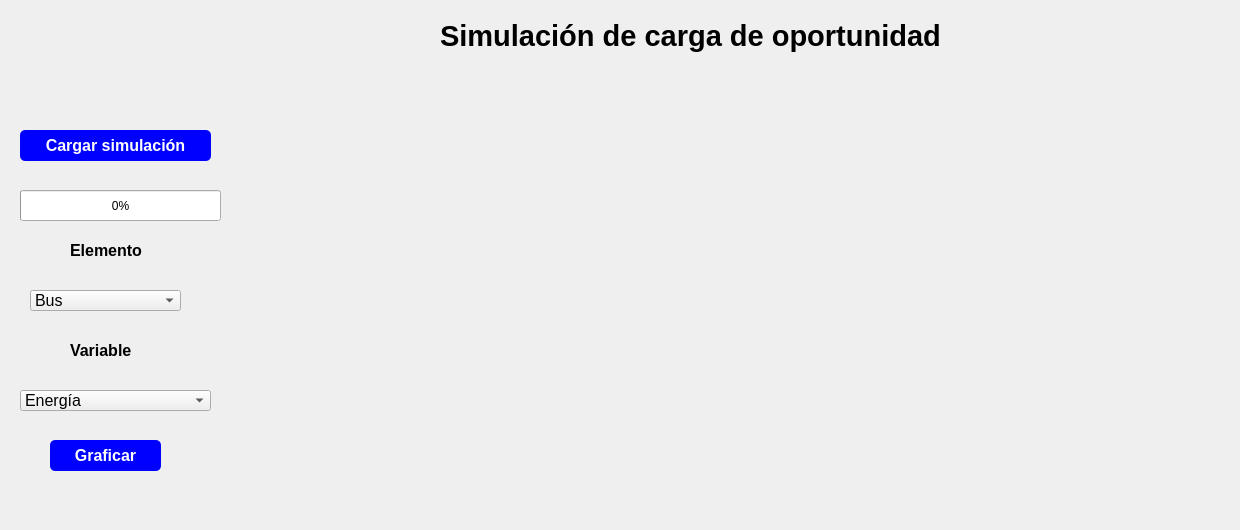
      <widget class="QWidget" name="tab_10">
       <attribute name="title">
        <string>Simulación</string>
       </attribute>
       <widget class="QLabel" name="label_16">
        <property name="geometry">
         <rect>
          <x>440</x>
          <y>10</y>
          <width>611</width>
          <height>51</height>
         </rect>
        </property>
        <property name="font">
         <font>
          <pointsize>22</pointsize>
          <weight>75</weight>
          <bold>true</bold>
         </font>
        </property>
        <property name="styleSheet">
         <string notr="true">color: rgb(0, 0, 0);</string>
        </property>
        <property name="text">
         <string>Simulación de carga de oportunidad</string>
        </property>
       </widget>
       <widget class="QPushButton" name="pushButtonOppChargeSim">
        <property name="geometry">
         <rect>
          <x>20</x>
          <y>130</y>
          <width>191</width>
          <height>31</height>
         </rect>
        </property>
        <property name="font">
         <font>
          <pointsize>12</pointsize>
          <weight>75</weight>
          <bold>true</bold>
         </font>
        </property>
        <property name="styleSheet">
         <string notr="true">background-color: blue; cursor: pointer; padding: 5px; border-radius: 5px; color: white;</string>
        </property>
        <property name="text">
         <string>Cargar simulación</string>
        </property>
       </widget>
       <widget class="QComboBox" name="comboBox">
        <property name="geometry">
         <rect>
          <x>30</x>
          <y>290</y>
          <width>151</width>
          <height>21</height>
         </rect>
        </property>
        <property name="font">
         <font>
          <pointsize>12</pointsize>
          <weight>50</weight>
          <bold>false</bold>
         </font>
        </property>
        <property name="styleSheet">
         <string notr="true">color:rgb(0, 0, 0)</string>
        </property>
        <item>
         <property name="text">
          <string>Bus</string>
         </property>
        </item>
        <item>
         <property name="text">
          <string>Cargador</string>
         </property>
        </item>
       </widget>
       <widget class="QLabel" name="label_7">
        <property name="geometry">
         <rect>
          <x>70</x>
          <y>240</y>
          <width>111</width>
          <height>21</height>
         </rect>
        </property>
        <property name="font">
         <font>
          <pointsize>12</pointsize>
          <weight>75</weight>
          <bold>true</bold>
         </font>
        </property>
        <property name="styleSheet">
         <string notr="true">color: rgb(0, 0, 0)</string>
        </property>
        <property name="text">
         <string>Elemento</string>
        </property>
       </widget>
       <widget class="QProgressBar" name="progressBarOppCharg">
        <property name="geometry">
         <rect>
          <x>20</x>
          <y>190</y>
          <width>201</width>
          <height>31</height>
         </rect>
        </property>
        <property name="styleSheet">
         <string notr="true">color: rgb(0, 0, 0);</string>
        </property>
        <property name="value">
         <number>0</number>
        </property>
       </widget>
       <widget class="QPushButton" name="pushButtonPlotOppChargeSim">
        <property name="geometry">
         <rect>
          <x>50</x>
          <y>440</y>
          <width>111</width>
          <height>31</height>
         </rect>
        </property>
        <property name="font">
         <font>
          <pointsize>12</pointsize>
          <weight>75</weight>
          <bold>true</bold>
         </font>
        </property>
        <property name="styleSheet">
         <string notr="true">background-color:blue; cursor: pointer; padding: 5px; border-radius: 5px; color: white;</string>
        </property>
        <property name="text">
         <string>Graficar</string>
        </property>
       </widget>
       <widget class="QComboBox" name="comboBoxOppChargeSimVar">
        <property name="geometry">
         <rect>
          <x>20</x>
          <y>390</y>
          <width>191</width>
          <height>21</height>
         </rect>
        </property>
        <property name="font">
         <font>
          <pointsize>12</pointsize>
         </font>
        </property>
        <property name="styleSheet">
         <string notr="true">color:rgb(0, 0, 0)</string>
        </property>
        <property name="currentIndex">
         <number>0</number>
        </property>
        <item>
         <property name="text">
          <string>Energía</string>
         </property>
        </item>
        <item>
         <property name="text">
          <string>Potencia</string>
         </property>
        </item>
        <item>
         <property name="text">
          <string>Pendiente</string>
         </property>
        </item>
        <item>
         <property name="text">
          <string>(SoC) Estado de carga</string>
         </property>
        </item>
        <item>
         <property name="text">
          <string>Cargadores</string>
         </property>
        </item>
        <item>
         <property name="text">
          <string>Vector de cargador</string>
         </property>
        </item>
       </widget>
       <widget class="QLabel" name="label_8">
        <property name="geometry">
         <rect>
          <x>70</x>
          <y>340</y>
          <width>121</width>
          <height>21</height>
         </rect>
        </property>
        <property name="font">
         <font>
          <pointsize>12</pointsize>
          <weight>75</weight>
          <bold>true</bold>
         </font>
        </property>
        <property name="styleSheet">
         <string notr="true">color:rgb(0, 0, 0)</string>
        </property>
        <property name="text">
         <string>Variable</string>
        </property>
       </widget>
       <widget class="QWidget" name="widgetOppChargSim" native="true">
        <property name="geometry">
         <rect>
          <x>250</x>
          <y>70</y>
          <width>981</width>
          <height>451</height>
         </rect>
        </property>
        <property name="sizePolicy">
         <sizepolicy hsizetype="Expanding" vsizetype="Expanding">
          <horstretch>0</horstretch>
          <verstretch>0</verstretch>
         </sizepolicy>
        </property>
       </widget>
      </widget>
